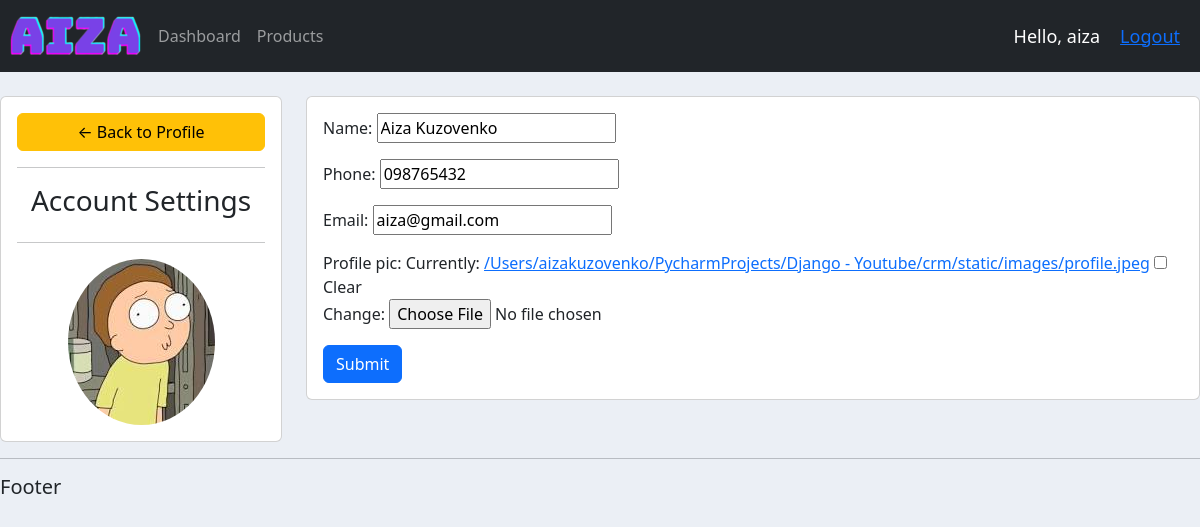
The app's page /account/ (signed in) with its own data.
### accounts/models.py (models this page shows, shortened)
class Customer(models.Model):
    user = models.OneToOneField(User, null=True, blank=True, on_delete=models.CASCADE)
    name = models.CharField(max_length=200, null=True)
    phone = models.CharField(max_length=200, null=True)
    email = models.CharField(max_length=200, null=True)
    profile_pic = models.ImageField(default=os.path.join(settings.MEDIA_ROOT, 'profile.jpeg'), null=True, blank=True)
    date_created = models.DateTimeField(auto_now_add=True, null=True)

### accounts/decorators.py (the view)
        def wrapper_func(request, *args, **kwargs):
            group = None
            if request.user.groups.exists():
                group = request.user.groups.all()[0].name
            if group in allowed_roles:
                return view_func(request, *args, **kwargs)
            else:
                return HttpResponse('You are not authorized to view this page')

### accounts/forms.py
class CustomerForm(ModelForm):
    class Meta:
        model = Customer
        fields = '__all__'
        exclude = ['user']

### accounts/views.py (called while the page is built)
@login_required(login_url='login')
@allowed_users(allowed_roles=['customer', 'admin'])
def accountSettings(request):
    customer = request.user.customer
    form = CustomerForm(instance=customer)
    if request.method == 'POST':
        form = CustomerForm(request.POST, request.FILES, instance=customer)
        if form.is_valid():
            form.save()
    context = {'form': form}
    return render(request, 'accounts/account_settings.html', context)

### accounts/templates/accounts/account_settings.html (shortened to what this page needs)
{%  extends 'accounts/base_template.html' %}
{% load static %}
{% block content %}
<br>
<div class="row">
	<div class="col-md-3">
		<div class="card card-body">
			<a class="btn btn-warning" href="{% url 'home' %}"> &#8592; Back to Profile</a>
			<hr>
			<h3 style="text-align: center">Account Settings</h3>
			<hr>
			<img class="profile-pic" src="{{request.user.customer.profile_pic.url}}" >
		</div>
	</div>
	<div class="col-md-9">
		<div class="card card-body">
			<form method="POST" action="" enctype="multipart/form-data">
				{{form.as_p}}
			<input class="btn btn-primary" type="submit" name="Update Information">
			</form>
		</div>
	</div>
</div>
{% endblock %}

### accounts/templates/accounts/navbar.html (shortened to what this page needs)
{% load static %}
<nav class="navbar navbar-expand-lg navbar-dark bg-dark" xmlns="http://www.w3.org/1999/html">
  <img src="{% static 'images/logo.png' %}">
  <div class="collapse navbar-collapse" id="navbarNav">
    <ul class="navbar-nav">
      {% if request.user.is_staff %}
      <li class="nav-item active">
        <a class="nav-link" href="{% url 'home' %}">Dashboard </a>
      </li>
      <li class="nav-item">
        <a class="nav-link" href="{% url 'products' %}">Products</a>
      {% endif %}
    </ul>
  </div>
  <span class="hello-msg">Hello, {{ request.user }}</span>
  <span class="hello-msg"><a href="{% url 'logout' %}">Logout</a></span>
</nav>

### static/css/main.css (style rules this page uses)
body { background-color: #ebeff5; }

### accounts/templates/accounts/navbar.html (style rules this page uses)
.hello-msg { font-size: 18px; color: #FFFFFF; margin-right: 20px; }

### accounts/templates/accounts/account_settings.html (style rules this page uses)
.profile-pic { max-width: 200px; max-height:200px; margin: 0 auto; border-radius: 50%; }

### records on screen
Customer: name "Aiza Kuzovenko", phone "098765432", email "aiza@gmail.com"

### other values on screen
{{ request.user }} "aiza"
